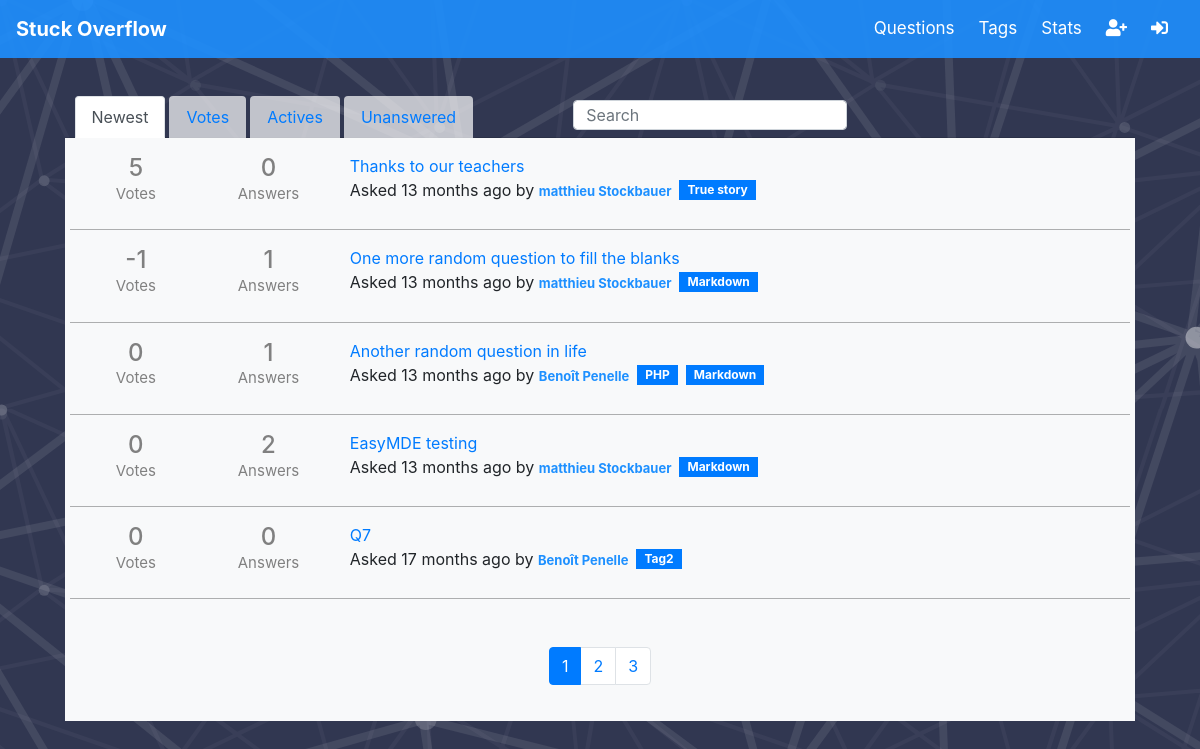
The page / on the database its author committed.
### tables this page shows
CREATE TABLE `post` (
  `PostId` int(11) NOT NULL AUTO_INCREMENT,
  `AuthorId` int(11) NOT NULL,
  `Title` varchar(256) DEFAULT NULL,
  `Body` text NOT NULL,
  `Timestamp` datetime NOT NULL DEFAULT current_timestamp(),
  `AcceptedAnswerId` int(11) DEFAULT NULL,
  `ParentId` int(11) DEFAULT NULL,
  PRIMARY KEY (`PostId`),
  KEY `Author` (`AuthorId`),
  KEY `ParentId` (`ParentId`),
  KEY `AcceptedAnswerId` (`AcceptedAnswerId`),
  CONSTRAINT `post_ibfk_1` FOREIGN KEY (`AuthorId`) REFERENCES `user` (`UserId`),
  CONSTRAINT `post_ibfk_2` FOREIGN KEY (`ParentId`) REFERENCES `post` (`PostId`),
  CONSTRAINT `post_ibfk_3` FOREIGN KEY (`AcceptedAnswerId`) REFERENCES `post` (`PostId`)
);

CREATE TABLE `user` (
  `UserId` int(11) NOT NULL AUTO_INCREMENT,
  `UserName` varchar(128) NOT NULL,
  `Password` varchar(256) NOT NULL,
  `FullName` varchar(256) NOT NULL,
  `Email` varchar(128) NOT NULL,
  `Role` enum('user','admin') NOT NULL DEFAULT 'user',
  PRIMARY KEY (`UserId`),
  UNIQUE KEY `UserName` (`UserName`),
  UNIQUE KEY `Email` (`Email`)
);

CREATE TABLE `tag` (
  `TagId` int(11) NOT NULL AUTO_INCREMENT,
  `TagName` varchar(256) NOT NULL,
  PRIMARY KEY (`TagId`),
  UNIQUE KEY `TagName` (`TagName`)
);

### controller/ControllerPost.php (called while the page is built, shortened)
<?php
require_once "framework/Configuration.php";
require_once "model/Vote.php";
require_once "model/Question.php";
require_once "model/Tag.php";
class ControllerPost extends Controller {
    public function index() {
        $option="newest";
        $page = 1;
        $posts = Question::get_questions($option,$page);
        (new View("index"))->show(array("posts" => $posts[0],"user" => $this->get_user_or_false(),"active"=>$option,"nb_post"=>$posts[1],"page"=>$page));
    }
}

### index.php (called while the page is built, shortened)
<?php
$router = new Router();
$router->route();

### framework/Configuration.php (called while the page is built, shortened)
<?php
class Configuration
{
    private static $parameters;
    public static function get($name, $defaultValue = null)
    {
        if (isset(self::get_parameters()[$name])) {
            $value = self::get_parameters()[$name];
        } else {
            $value = $defaultValue;
        }
        return $value;
    }
    private static function get_parameters()
    {
        if (self::$parameters == null) {
            $file_path = "config/dev.ini";
            if (!file_exists($file_path)) {
                throw new Exception("Config file is missing.");
            } else {
                self::$parameters = parse_ini_file($file_path);
            }
        }
        return self::$parameters;
    }
}

### model/Question.php (called while the page is built, shortened)
<?php
require_once "framework/Model.php";
require_once "model/User.php";
require_once "model/Vote.php";
require_once "model/Answer.php";
require_once "model/Post.php";
require_once "model/Tag.php";
class Question extends Post{
    private $title;
    private static $NEWEST = "select * from post where ParentId is null order by Timestamp DESC";
    public function __construct($author, $body, $title, $accepted_answer_id = NULL, $post_id = NULL, $timestamp = NULL){
        $this->title = ucfirst($title);
    }
    public function get_title(){ return $this->title; }
    public function is_a_question(){
        return true;
    }
    public static function get_questions($option,$page, $array = []){
        $nbPost = Configuration::get("page_posts");
        $limit = " LIMIT " . ($page-1)*$nbPost . ", " . $nbPost;
        $request = Question::$NEWEST;
        $query = self::execute($request . $limit, $array);
        $data = $query->fetchAll();
        $answers = [];
        foreach ($data as $row) {
            $answers[] = new Question(User::get_user_by_id($row['AuthorId']), $row['Body'], $row['Title'], $row['AcceptedAnswerId'], $row['PostId'], $row['Timestamp']);
        }
        return [$answers,count(self::execute($request, $array)->fetchAll())];
    }
    public function get_answers_count(){
        $query = self::execute("select * from post where ParentId = :id order by Timestamp DESC", array("id" => $this->get_id()));
        return $query->rowCount();
    }
    public function get_tags(){
        $query = self::execute("select t.TagId,t.TagName  from posttag p join tag t on t.TagId = p.TagId where p.PostId = :id", array("id"=>$this->get_id()));
        $data = $query->fetchALL();
        $tags = [];
        foreach($data as $row){
           $tags[] = new Tag($row['TagName'], $row['TagId']);
       }
       return $tags;
    }
}

### framework/Model.php (called while the page is built, shortened)
<?php
require_once 'Configuration.php';
abstract class Model
{
    private static $pdo;
    private static function connect()
    {
        if (self::$pdo == null) {
            $dbtype = Configuration::get("dbtype");
            $dbhost = Configuration::get("dbhost");
            $dbname = Configuration::get("dbname");
            $dsn = "{$dbtype}:host={$dbhost};dbname={$dbname};charset=utf8";
            $dbuser = Configuration::get("dbuser");
            $dbpassword = Configuration::get("dbpassword");
            self::$pdo = new PDO($dsn, $dbuser, $dbpassword);
            self::$pdo->setAttribute(PDO::ATTR_ERRMODE, PDO::ERRMODE_EXCEPTION);
        }
        return self::$pdo;
    }
    protected static function execute($sql, $params)
    {
        $stmt = self::connect()->prepare($sql);
        $stmt->execute($params);
        return $stmt;
    }
}

### model/User.php (called while the page is built, shortened)
<?php
require_once "framework/Model.php";
class User extends Model
{
    private $full_name;
    public function __construct($name, $hashed_password, $email, $full_name, $id = NULL, $role = "user")
    {
        $this->full_name = $full_name;
    }
    public function get_full_name()
    {
        return $this->full_name;
    }
    public static function get_user_by_id($id)
    {
        $query = self::execute("SELECT * FROM user where UserId= :id", array("id" => $id));
        $data = $query->fetch();
        return new User($data["UserName"], $data["Password"], $data["Email"], $data["FullName"], $data["UserId"], $data['Role']);
    }
}

### model/Vote.php (called while the page is built, shortened)
<?php
require_once "framework/Model.php";
class Vote extends Model {
    public static function get_vote_count($post_id){
        return self::get_down_vote($post_id)+self::get_up_vote($post_id);
    }
    private static function get_down_vote($post_id) {
        $query = self::execute("SELECT count(*) total from vote where PostId = :id and UpDown = -1", array("id" => $post_id));
        $data = $query->fetch();
        return -$data['total'];
    }
    private static function get_up_vote($post_id) {
        $query = self::execute("SELECT count(*) total from vote where PostId = :id and UpDown = 1", array("id" => $post_id));
        $data = $query->fetch();
        return $data['total'];
    }
}

### model/Post.php (called while the page is built, shortened)
<?php
require_once "framework/Model.php";
require_once "model/User.php";
require_once "model/Vote.php";
require_once "model/Question.php";
require_once "model/Message.php";
abstract class Post extends Message {
    protected function get_time_message($months, $days, $hours, $minutes){
        $msg = $this->is_a_question() ? "Asked " : "Posted  ";
        return $msg . parent::get_time_message($months,$days,$hours,$minutes);
    }
    public function get_vote_count(){
        return Vote::get_vote_count( $this->get_id());
    }
}

### model/Tag.php (called while the page is built, shortened)
<?php
require_once "framework/Model.php";
class Tag extends Model {
    private $tag_name;
    private $tag_id;
    public function __construct($tag_name, $tag_id = null, $post_id = null) {
        $this->tag_name = $tag_name;
        $this->tag_id = $tag_id;
    }
    public function get_id() { return $this->tag_id; }
    public function get_tag_name() { return $this->tag_name; }
}
?>

### view/view_index.php (the view, shortened to what this page needs)
<?php
$search_value = "Search";
$nb_pages = Configuration::get("page_posts");
?>
<!DOCTYPE html>
<html lang="en">
<head>
    <link href="css/all.css" rel="stylesheet"/>
    <link href="css/bootstrap/css/bootstrap.css" rel="stylesheet"/>
    <link href="css/stylebis.css" rel="stylesheet"/>
</head>
<body class="bg p-5">
    <?php require("view/menu.php"); ?>
    <div class="card-header post_container inviss mx-auto opa">
        <ul class="nav nav-tabs card-header-tabs  mt-5">
            <li class="nav-item">
                <a id="newest" class="nav-link tab-header  <?= $active === "newest" ? 'active' : "unactive" ?>" href="post/index">Newest</a>
            </li>
            <li class="nav-item ml-1">
                <a id="vote" class="nav-link tab-header <?= $active === "vote" ? 'active' : "unactive" ?>" href="post/index/vote">Votes</a>
            </li>
            <li class="nav-item ml-1">
                <a id="actives" class="nav-link tab-header  <?= $active === "actives" ? 'active' : "unactive" ?>" href="post/index/actives">Actives</a>
            </li>
            <li class="nav-item ml-1 <?= $active === "tag" ? '' : "mr-5" ?>">
                <a id="unanswered" class="nav-link tab-header  <?= $active === "unanswered" ? 'active' : "unactive" ?>" href="post/index/unanswered">Unanswered</a>
            </li>
            <li class="nav-item ml-5 mt-1">
                <form class="form-inline my-2 my-lg-0" method="post" action="post/launch_search/" id="searchForm">
                    <input class="form-control mr-sm-2 mini " id="search" name="search" type="search" placeholder="<?= $search_value ?>" aria-label="Search">
                </form>
        </ul>
    </div>
    <div class="card-body post_container mx-auto mb-5 d-flex flex-column bg-light">
        <div id="postContainer">
            <?php
            if ($posts) :
                foreach ($posts as $post) :
            ?>
                    <div class="row row_size border-bottom active pt-3 pb-2 bg-light">
                        <div class="col">
                            <div class="row post_view">
                                <div class="col text-center post_view_content">
                                    <h4 class="mb-0 "><?= $post->get_vote_count() ?></h4>
                                    <p class="">Votes</p>
                                </div>
                                <div class="col text-center post_view_content">
                                    <h4 class="mb-0"><?= $post->get_answers_count() ?></h4>
                                    <p>Answers</p>
                                </div>
                            </div>
                        </div>
                        <div class="col-md-9 link">
                            <a class="title_link" href="post/show/<?= $post->get_id() ?>"><?= $post->get_title(); ?></a>
                            <form class="form-inline">
                                <p class="mr-2"><?= $post->get_time_info() ?></p>
                                <?php
                                foreach ($post->get_tags() as $tag) :
                                ?>
                                    <a href="post/index/tag/1/<?= $tag->get_id() ?>" data-value="<?=$tag->get_id()?>" class="badge badge-primary rounded-0 mr-2 px-2 py-1 mb-3 tags">
                                        <?= $tag->get_tag_name() ?>
                                    </a>
                                <?php
                                endforeach;
                                ?>
                            </form>
                        </div>
                    </div>
                <?php
                endforeach;
            else :
                ?>
                <div class="pt-4">
                    <h3>No posts found</h3>
                </div>
            <?php endif; ?>
        </div>
        <ul id="pagination" class="pagination  mx-auto mt-5">
            <?php for ($i = 0; $i < $nb_post / $nb_pages; ++$i) : ?>
                <li class="page-item <?= $i + 1 == $page ? 'active' : ' ' ?>"><a id="<?= $i ?>" href="post/index/<?= $active ?>/<?= $i + 1 ?>/<?= $active == "search" || $active == "tag" ? $filter : "" ?>" class="page-link"><?= $i + 1 ?></a></li>
            <?php endfor; ?>
        </ul>
    </div>
</body>
</html>

### model/Message.php (shortened to what this page needs)
<?php
require_once "framework/Model.php";
require_once "model/User.php";
require_once "model/Vote.php";
abstract class Message extends Model {
    private $author;
    private $timestamp;
    private $post_id;
    public function __construct($author, $body, $post_id, $timestamp){
        $this->author = $author;
        $this->timestamp = $timestamp;
        $this->post_id = $post_id;
    }
    public function get_id(){ return $this->post_id; }
    public function get_time_info(){
        $old_date = $this->timestamp;
        $old_date = strtotime($old_date);
        $current_time = time();
        $time_diff = $current_time - $old_date;
        $minutes = round($time_diff / 60);
        $hours = round($time_diff / 3600);
        $days = round($time_diff / 86400);
        $months = round($time_diff / 2600640);
        return $this->get_time_message($months, $days, $hours, $minutes);
    }
    protected  function get_time_message($months, $days, $hours, $minutes){
        $msg = "";
        if ($months >= 1) {
            $msg = $msg . "$months months ago";
        } else if ($days >= 1) {
            $msg = $msg . "$days days ago";
        } else if ($hours >= 1) {
            $msg = $msg . "$hours hrs ago";
        } else if ($minutes >= 1) {
            $msg = $msg . "$minutes minutes ago";
        } else {
            $msg = $msg . "just now ";
        }
        return $msg . " by " . "<a class='special_link' href=''>" . $this->author->get_full_name() . "</a>";
    }
}

### rows shown on the page
post: vote_count "5", answers_count "0", Title "Thanks to our teachers", Timestamp "Asked", msg "13 months ago", AuthorId.FullName "matthieu Stockbauer"
tag: $tag->get_id() 18 (drawn), TagName "True story"
post: vote_count "-1", answers_count "1", Title "One more random question to fill the blanks", Timestamp "Asked", msg "13 months ago", AuthorId.FullName "matthieu Stockbauer"
tag: $tag->get_id() 17 (drawn), TagName "Markdown"
post: vote_count "0", answers_count "1", Title "Another random question in life", Timestamp "Asked", msg "13 months ago", AuthorId.FullName "Benoît Penelle"
tag: $tag->get_id() 11 (drawn), TagName "PHP"
post: vote_count "0", answers_count "2", Title "EasyMDE testing", Timestamp "Asked", msg "13 months ago", AuthorId.FullName "matthieu Stockbauer"
post: vote_count "0", answers_count "0", Title "Q7", Timestamp "Asked", msg "17 months ago", AuthorId.FullName "Benoît Penelle"
tag: $tag->get_id() 9 (drawn), TagName "Tag2"
